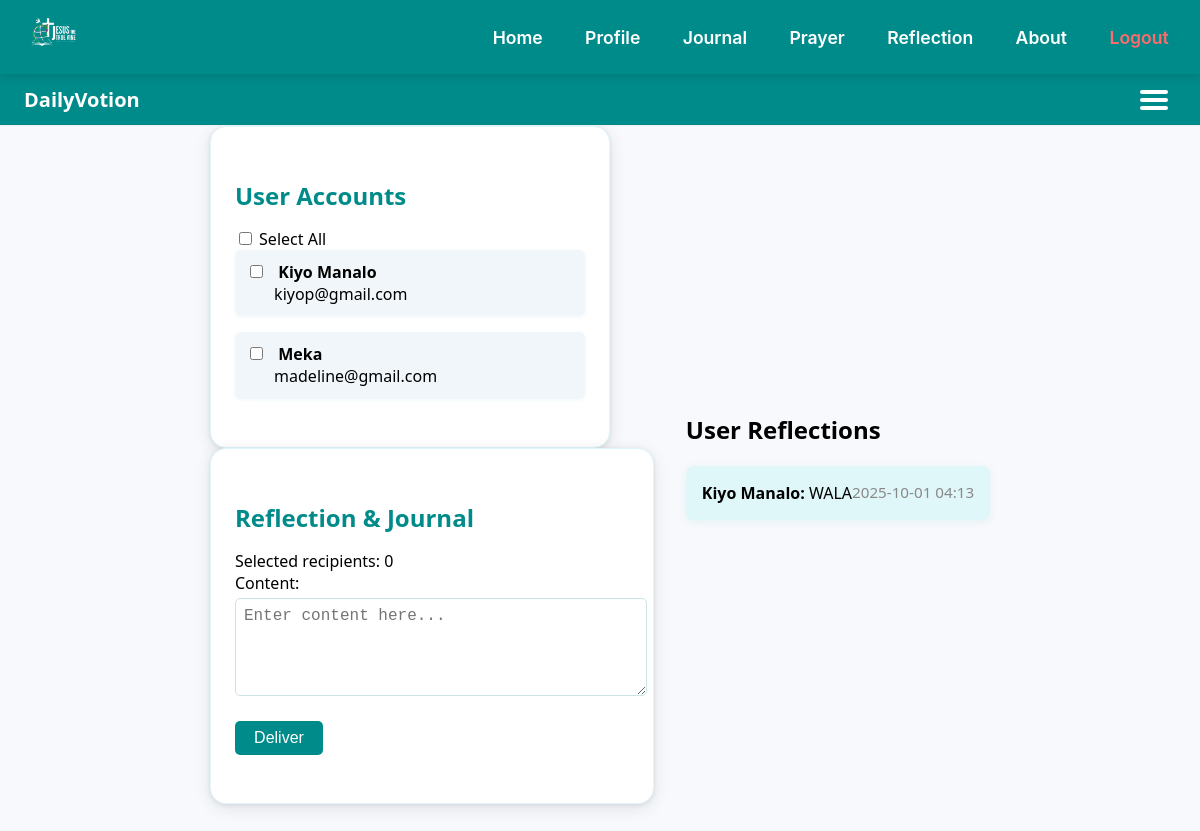
The page /managecontent/ (signed in) on the database its author committed.
### pages/models.py (models this page shows, shortened)
class TimeStampedModel(models.Model):
	created_at = models.DateTimeField(auto_now_add=True)
	updated_at = models.DateTimeField(auto_now=True)
	class Meta:
		abstract = True

class Reflection(TimeStampedModel):
	user = models.ForeignKey(User, on_delete=models.CASCADE, related_name='reflections')
	text = models.TextField()
	class Meta:
		ordering = ['-created_at']

### pages/views.py (the view, shortened to what this page needs)
# urls.py: path('managecontent/', pages.manage_content, name='manage_content'),
def manage_content(request):
	guard = _require_staff(request)
	if guard:
		return guard
	users = User.objects.all().order_by('username')
	recent_reflections = Reflection.objects.select_related('user').order_by('-created_at')[:10]
	return render(request, 'pages/manage_content.html', {
		'users': users,
		'recent_reflections': recent_reflections,
	})

### pages/views.py (called while the page is built)
def _require_staff(request):
	if not request.user.is_authenticated:
		return redirect('admin_login')
	if not request.user.is_staff:
		messages.error(request, 'Admin access required.')
		return redirect('home')
	return None

### templates/pages/manage_content.html (shortened to what this page needs)
{% extends 'base.html' %}
{% load static %}
{% block head_css %}
<link rel="stylesheet" href="{% static 'css/Admin/ManageContent.css' %}">
{% endblock %}
{% block content %}
<div class="managecontent-container">
  <div class="managecontent-topbar position-relative">
    <div class="managecontent-logo">DailyVotion</div>
    <button class="managecontent-menu-btn btn-reset" id="mc-menu-btn" aria-label="Open menu">
      <span class="managecontent-menu-icon">
        <span class="managecontent-menu-icon-line"></span>
        <span class="managecontent-menu-icon-line"></span>
      </span>
    </button>
  </div>
  <div class="managecontent-main">
    <form method="post" id="deliver-form">
      <div class="managecontent-users">
        <h2>User Accounts</h2>
        <div class="managecontent-selectall"><label><input type="checkbox" id="mc-select-all" /> Select All</label></div>
  <ul class="list-reset">
          {% for u in users %}
          <li class="managecontent-user-item">
            <label>
              <input type="checkbox" name="user_ids" value="{{ u.id }}" />
              <strong class="ml-8">{{ u.get_full_name|default:u.username }}</strong><br />
              <span class="ml-28">{{ u.email }}</span>
            </label>
          </li>
          {% empty %}
          <li class="managecontent-user-item">No users to show.</li>
          {% endfor %}
        </ul>
      </div>
      <div class="managecontent-delivery">
        <h2>Reflection & Journal</h2>
          <div class="managecontent-recipients">Selected recipients: <span id="mc-count">0</span></div>
          <label>Content:
            <textarea class="managecontent-textarea" name="content" placeholder="Enter content here..."></textarea>
          </label>
          <button type="submit" class="managecontent-btn">Deliver</button>
      </div>
    </form>
    <div class="managecontent-reflections">
      <h2>User Reflections</h2>
  <ul class="list-reset">
          {% for r in recent_reflections %}
          <li class="managecontent-reflection-item"><strong>{{ r.user.get_full_name|default:r.user.username }}:</strong> {{ r.text }}<span class="managecontent-reflection-date">{{ r.created_at|date:'Y-m-d H:i' }}</span></li>
          {% empty %}
          <li class="managecontent-reflection-item">No reflections yet.</li>
          {% endfor %}
        </ul>
    </div>
  </div>
</div>
{% endblock %}

### templates/base.html (shortened to what this page needs)
{% load static %}
<!doctype html>
<html lang="en">
<head>
  <link rel="stylesheet" href="{% static 'css/base.css' %}">
  {% block head_css %}{% endblock %}
</head>
<body class="{% block body_class %}{% endblock %}">
  <header class="{% block hide_navbar %}{% endblock %}">
    <nav class="navbar">
      <div class="navbar-container">
        <div class="navbar-logo">
          <a href="{% url 'home' %}">
            <img src="{% static 'pictures/JTVCF/home page/logo v3.png' %}" alt="DailyVotion Logo" class="navbar-logo-img">
          </a>
        </div>
        <div class="navbar-menu" id="navbar-menu">
          <ul class="navbar-items list-reset">
            <li class="navbar-item"><a href="{% url 'home' %}">Home</a></li>
            {% if request.user.is_authenticated %}
              <li class="navbar-item"><a href="{% url 'profile' %}">Profile</a></li>
              {% with current_url=request.resolver_match.url_name %}
                {% if current_url != 'journal' and current_url != 'profile' %}
              <li class="navbar-item"><a href="{% url 'journal' %}">Journal</a></li>
              {% endif %}
                {% if current_url != 'user_prayer_request' and current_url != 'profile' %}
              <li class="navbar-item"><a href="{% url 'user_prayer_request' %}">Prayer</a></li>
              {% endif %}
                {% if current_url != 'user_reflection' and current_url != 'profile' %}
              <li class="navbar-item"><a href="{% url 'user_reflection' %}">Reflection</a></li>
              {% endif %}
              {% endwith %}
              <li class="navbar-item"><a href="{% url 'about' %}">About</a></li>
              <li class="navbar-item navbar-logout"><a href="{% url 'logout' %}">Logout</a></li>
            {% else %}
              <li class="navbar-item"><a href="{% url 'login' %}">Login</a></li>
              <li class="navbar-item"><a href="{% url 'register' %}">Register</a></li>
              <li class="navbar-item"><a href="{% url 'admin_login' %}">Admin</a></li>
              <li class="navbar-item"><a href="{% url 'about' %}">About</a></li>
            {% endif %}
          </ul>
        </div>
      </div>
    </nav>
  </header>
  <main class="main-content">
    {% block content %}{% endblock %}
  </main>
</body>
</html>

### static/css/base.css (style rules this page uses)
button, a[href] { transition: transform 120ms ease, filter 120ms ease, background-color 160ms ease, color 160ms ease; }
html, body { margin: 0; padding: 0; font-family: -apple-system, BlinkMacSystemFont, 'Segoe UI', Roboto, Oxygen, Ubuntu, Cantarell, 'Open Sans', 'Helvetica Neue', sans-serif; }
a { color: inherit; text-decoration: none; }
.list-reset { list-style: none; margin: 0; padding: 0; }
.navbar { background-color: #008b8b; color: white; position: sticky; top: 0; width: 100%; z-index: 1000; box-shadow: 0 2px 10px rgba(0, 0, 0, 0.15); min-height: 74px; display: flex; align-items: center; }
.navbar-container { display: flex; justify-content: space-between; align-items: center; padding: 0; width: 100%; box-sizing: border-box; }
.navbar-logo { display: flex; align-items: center; margin-left: 20px; }
.navbar-logo-img { height: 68px; width: auto; }
.navbar-menu { display: flex; align-items: center; margin-right: 20px; margin-left: auto; }
.navbar-items { display: flex; flex-direction: row; align-items: center; gap: 1.25rem; margin: 0; padding: 0; }
.navbar-item { display: inline-block; list-style: none; }
.navbar-item a { font-weight: 600; font-size: 1.1rem; transition: color 0.2s ease; text-decoration: none; padding: 0.5rem 0.7rem; display: block; border-radius: 4px; }
.navbar-logout a { color: #ff6b6b; }
.main-content { min-height: calc(100vh - 74px); }

### static/css/Admin/ManageContent.css (style rules this page uses)
body { margin:0; padding:0; }
.managecontent-container { min-height:100vh; background:#f7f9fc; font-family:'Segoe UI', Arial, sans-serif; padding:0rem 0; }
.managecontent-main { display:flex; gap:2rem; justify-content:center; align-items:center; min-height:80vh; }
.managecontent-users { background:#fff; border-radius:16px; box-shadow:0 4px 16px rgba(60,60,60,0.12), 0 1px 4px rgba(60,60,60,0.10); padding:2rem 1.5rem; min-width:280px; max-width:350px; border:1.5px solid #e0f7fa; max-height:70vh; overflow-y:auto; transition: box-shadow 0.3s, border-color 0.3s; }
.managecontent-users h2 { color:#008b8b; margin-bottom:1rem; }
.managecontent-user-item { margin-bottom:1rem; padding:0.7rem; border-radius:6px; background:#f0f6fa; box-shadow:0 1px 4px rgba(0,139,139,0.06); font-size:1rem; }
.managecontent-delivery { background:#fff; border-radius:16px; box-shadow:0 4px 16px rgba(60,60,60,0.12), 0 1px 4px rgba(60,60,60,0.10); padding:2rem 1.5rem; min-width:320px; max-width:400px; border:1.5px solid #e0f7fa; transition: box-shadow 0.3s, border-color 0.3s; }
.managecontent-delivery h2 { color:#008b8b; margin-bottom:1rem; }
.managecontent-textarea { width:100%; margin-top:0.3rem; margin-bottom:0.7rem; padding:0.5rem; border-radius:5px; border:1px solid #cce4e4; font-size:1rem; min-height:80px; resize:vertical; }
.managecontent-btn { background:#008b8b; color:#fff; border:none; padding:0.5rem 1.2rem; border-radius:5px; font-size:1rem; cursor:pointer; margin-top:0.5rem; transition:background 0.2s; }
.managecontent-topbar { background-color:#008b8b; padding:12px 24px; display:flex; justify-content:space-between; align-items:center; border-bottom:1px solid #eee; }
.position-relative { position: relative; }
.btn-reset { background:none; border:none; cursor:pointer; padding:8px; margin-left:auto; display:flex; align-items:center; }
.managecontent-menu-icon { display:block; width:28px; height:4px; background:#fff; border-radius:2px; position:relative; }
.managecontent-menu-icon-line { position:absolute; left:0; width:28px; height:4px; background:#fff; border-radius:2px; }
.managecontent-menu-icon-line:first-child { top:-8px; }
.managecontent-menu-icon-line:last-child { top:8px; }
.ml-8 { margin-left:8px; }
.ml-28 { margin-left:28px; }
.managecontent-reflection-item { background:#e0f7fa; border-radius:8px; padding:1rem; margin-bottom:1rem; box-shadow:0 2px 8px rgba(0,139,139,0.08); }
.managecontent-reflection-date { float:right; color:#888; font-size:0.95rem; }
.managecontent-logo { color:white; font-weight:bold; font-size:20px; }

### rows shown on the page
Reflection: user.get_full_name "Kiyo Manalo", text "WALA", created_at "2025-10-01 04:13"

### other values the page prints
{{ u.get_full_name|default:u.username }} "Kiyo Manalo"
{{ u.email }} "kiyop@gmail.com"
{{ u.get_full_name|default:u.username }} "Meka"
{{ u.email }} "madeline@gmail.com"
